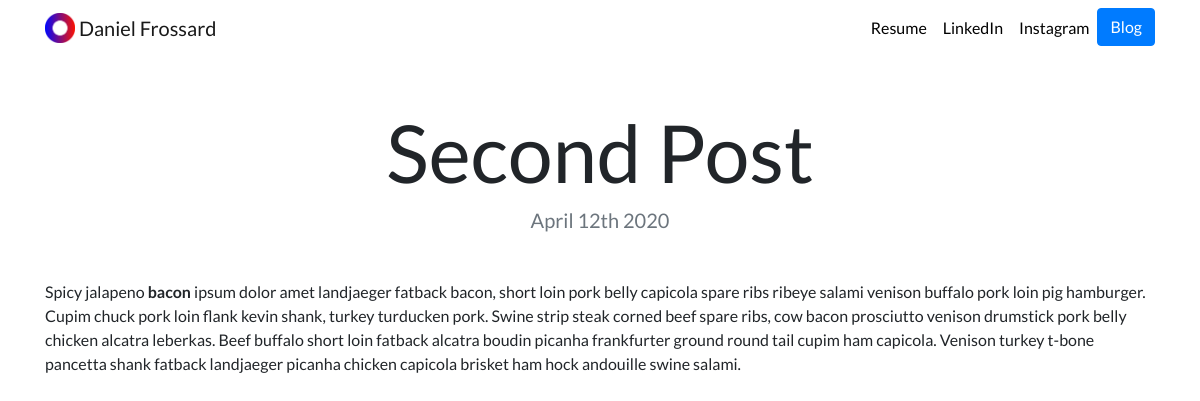
The app's page /blog/4/ with its own data.
### blog/models.py (models this page shows, shortened)
class Blog(models.Model):
    title = models.CharField(max_length=100)
    date = models.DateField()
    text = models.TextField()

### blog/views.py (the view)
# urls.py: path('<int:blog_id>/', views.detail, name='detail'),
def detail(request, blog_id):
    blog = get_object_or_404(Blog, pk=blog_id)
    return render(request, 'blog/detail.html', {'blog': blog})

### blog/templates/blog/detail.html
{% extends "portfolio/base.html" %}
{% load static %}
{% block content %}
<h1 class="text-center mt-5" id="blogdetailtitle">{{ blog.title }}</h1>
<h5 class="text-center text-muted mb-5">{{ blog.date|date:'F jS Y' }}</h5>
{{ blog.text|safe }}
{% endblock %}

### portfolio/static/portfolio/custom.css (style rules this page uses)
body { font-family: 'Lato', sans-serif; }
@media (min-width: 992px) { #blogdetailtitle { font-size: 5rem; } }

### records on screen
Blog: title "Second Post", date "April 12th 2020", text "Spicy jalapeno bacon ipsum dolor amet landjaeger fatback bacon, short loin pork belly capicola spare ribs ribeye salami venison buffalo pork loin pig hamburger. Cupim chuck pork loin flank kevin shank, turkey turducken pork. Swine strip steak corned beef spare ribs, cow bacon prosciutto venison drumstick pork belly chicken alcatra leberkas. Beef buffalo short loin fatback alcatra boudin picanha frankfurter ground round tail cupim ham capicola. Venison turkey t-bone pancetta shank fatback landjaeger picanha chicken capicola brisket ham hock andouille swine salami."
